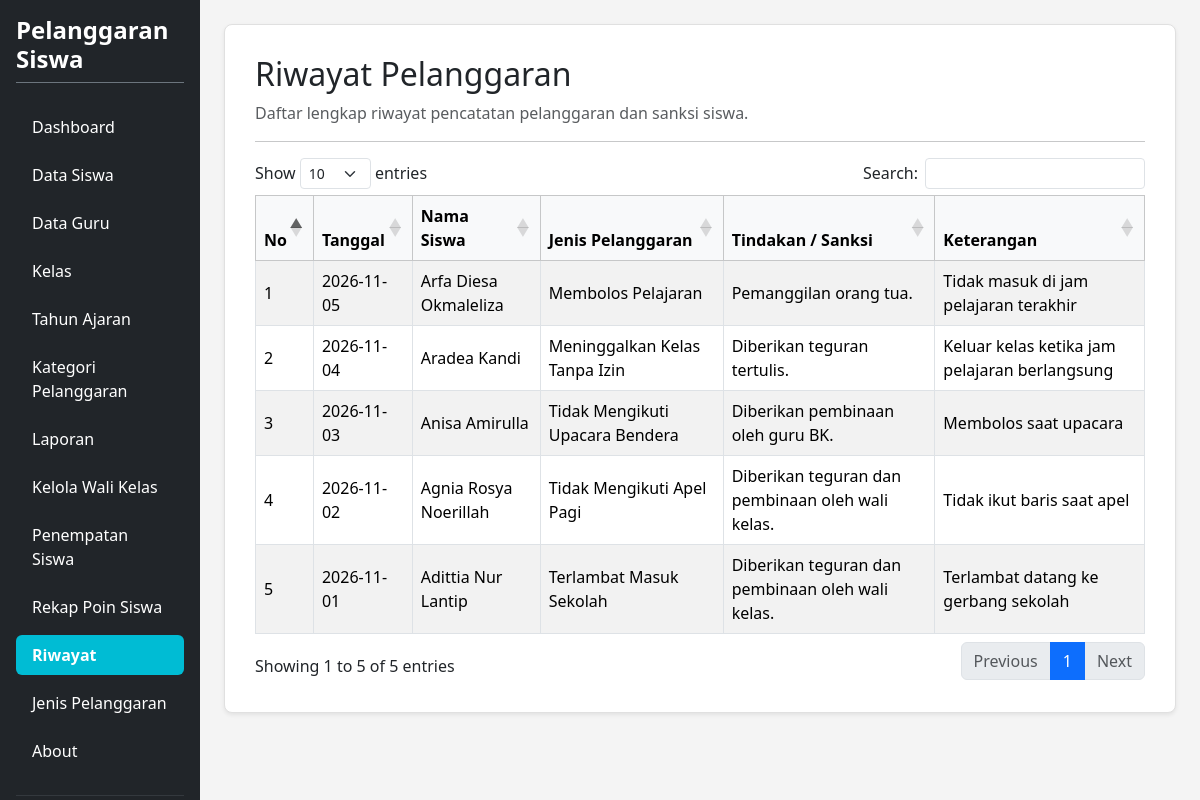
Page /riwayat.php (signed in) on the committed database.
### tables this page shows
CREATE TABLE `t_pelanggaran_siswa` (
  `id` int(11) NOT NULL,
  `tahun_ajaran_id` int(11) NOT NULL,
  `siswa_id` int(11) NOT NULL,
  `nama_siswa` varchar(150) NOT NULL,
  `kelas_id` int(11) NOT NULL,
  `nama_kelas` varchar(100) NOT NULL,
  `pelanggaran_id` int(11) NOT NULL,
  `nama_pelanggaran` varchar(150) NOT NULL,
  `pelanggaran_kategori_id` int(11) NOT NULL,
  `guru_id` int(11) NOT NULL,
  `nama_guru` varchar(150) NOT NULL,
  `tanggal` date NOT NULL,
  `keterangan` text NOT NULL,
  `poin` int(11) NOT NULL,
  `tindakan` text NOT NULL,
  `status` varchar(30) NOT NULL,
  `created_at` timestamp NOT NULL DEFAULT current_timestamp(),
  `updated_at` timestamp NOT NULL DEFAULT current_timestamp()
);

### riwayat.php (the view, shortened to what this page needs)
<?php
require_once 'config.php';
$db_pdo = $pdo ?? ($conn instanceof PDO ? $conn : null);
?>
<!DOCTYPE html>
<html lang="id">
<head>
    <link href="https://cdn.jsdelivr.net/npm/bootstrap@5.3.8/dist/css/bootstrap.min.css" rel="stylesheet">
    <link href="https://cdn.datatables.net/1.13.8/css/dataTables.bootstrap5.min.css" rel="stylesheet">
</head>
<body>
<div class="container-fluid d-flex p-0" style="min-height: 100vh;">
    <div class="row flex-grow-1 g-0 w-100">
        <?php include "layout/sidebar.php"; ?>
        <main class="col-md-9 col-lg-10 p-4">
            <div class="content-card shadow-sm">
                <div class="mb-3">
                    <h2>Riwayat Pelanggaran</h2>
                    <p class="text-muted mb-0">Daftar lengkap riwayat pencatatan pelanggaran dan sanksi siswa.</p>
                </div>
                <hr>
                <div class="table-responsive">
                    <table id="tableRiwayat" class="table table-bordered table-striped align-middle w-100">
                        <thead class="table-light">
                            <tr>
                                <th width="5%">No</th>
                                <th>Tanggal</th>
                                <th>Nama Siswa</th>
                                <th>Jenis Pelanggaran</th>
                                <th>Tindakan / Sanksi</th>
                                <th>Keterangan</th>
                            </tr>
                        </thead>
                        <tbody>
                            <?php
                            if ($db_pdo) {
                                try {
                                    $stmt = $db_pdo->query("SELECT * FROM t_pelanggaran_siswa ORDER BY id DESC");
                                    $rows = $stmt->fetchAll(PDO::FETCH_ASSOC);
                                    if (count($rows) > 0) {
                                        foreach ($rows as $i => $r) {
                                            ?>
                                            <tr>
                                                <td><?= $i + 1 ?></td>
                                                <td><?= htmlspecialchars($r['tanggal'] ?? '-') ?></td>
                                                <td><?= htmlspecialchars($r['nama_siswa'] ?? '-') ?></td>
                                                <td><?= htmlspecialchars($r['nama_pelanggaran'] ?? '-') ?></td>
                                                <td><?= htmlspecialchars($r['tindakan'] ?? '-') ?></td>
                                                <td><?= htmlspecialchars($r['keterangan'] ?? '-') ?></td>
                                            </tr>
                                            <?php
                                        }
                                    } else {
                                        echo '<tr><td colspan="6" class="text-center text-muted py-4">Belum ada data riwayat pelanggaran.</td></tr>';
                                    }
                                } catch (Exception $e) {
                                    echo '<tr><td colspan="6" class="text-center text-danger py-4">Error: ' . htmlspecialchars($e->getMessage()) . '</td></tr>';
                                }
                            } else {
                                echo '<tr><td colspan="6" class="text-center text-danger py-4">Koneksi database tidak ditemukan.</td></tr>';
                            }
                            ?>
                        </tbody>
                    </table>
                </div>
            </div>
        </main>
    </div>
</div>
</body>
</html>

### riwayat.php (style rules this page uses)
body { background-color: #f4f4f4; overflow-x: hidden; margin: 0; }
.content-card { background-color: #ffffff; border: 1px solid #e0e0e0; border-radius: 8px; padding: 30px; box-shadow: 0 2px 5px rgba(0,0,0,0.05); }

### rows in the picture
t_pelanggaran_siswa: tanggal "2026-11-05", nama_siswa "Arfa Diesa Okmaleliza", nama_pelanggaran "Membolos Pelajaran", tindakan "Pemanggilan orang tua.", keterangan "Tidak masuk di jam pelajaran terakhir"
t_pelanggaran_siswa: tanggal "2026-11-04", nama_siswa "Aradea Kandi", nama_pelanggaran "Meninggalkan Kelas Tanpa Izin", tindakan "Diberikan teguran tertulis.", keterangan "Keluar kelas ketika jam pelajaran berlangsung"
t_pelanggaran_siswa: tanggal "2026-11-03", nama_siswa "Anisa Amirulla", nama_pelanggaran "Tidak Mengikuti Upacara Bendera", tindakan "Diberikan pembinaan oleh guru BK.", keterangan "Membolos saat upacara"
t_pelanggaran_siswa: tanggal "2026-11-02", nama_siswa "Agnia Rosya Noerillah", nama_pelanggaran "Tidak Mengikuti Apel Pagi", tindakan "Diberikan teguran dan pembinaan oleh wali kelas.", keterangan "Tidak ikut baris saat apel"
t_pelanggaran_siswa: tanggal "2026-11-01", nama_siswa "Adittia Nur Lantip", nama_pelanggaran "Terlambat Masuk Sekolah", tindakan "Diberikan teguran dan pembinaan oleh wali kelas.", keterangan "Terlambat datang ke gerbang sekolah"
